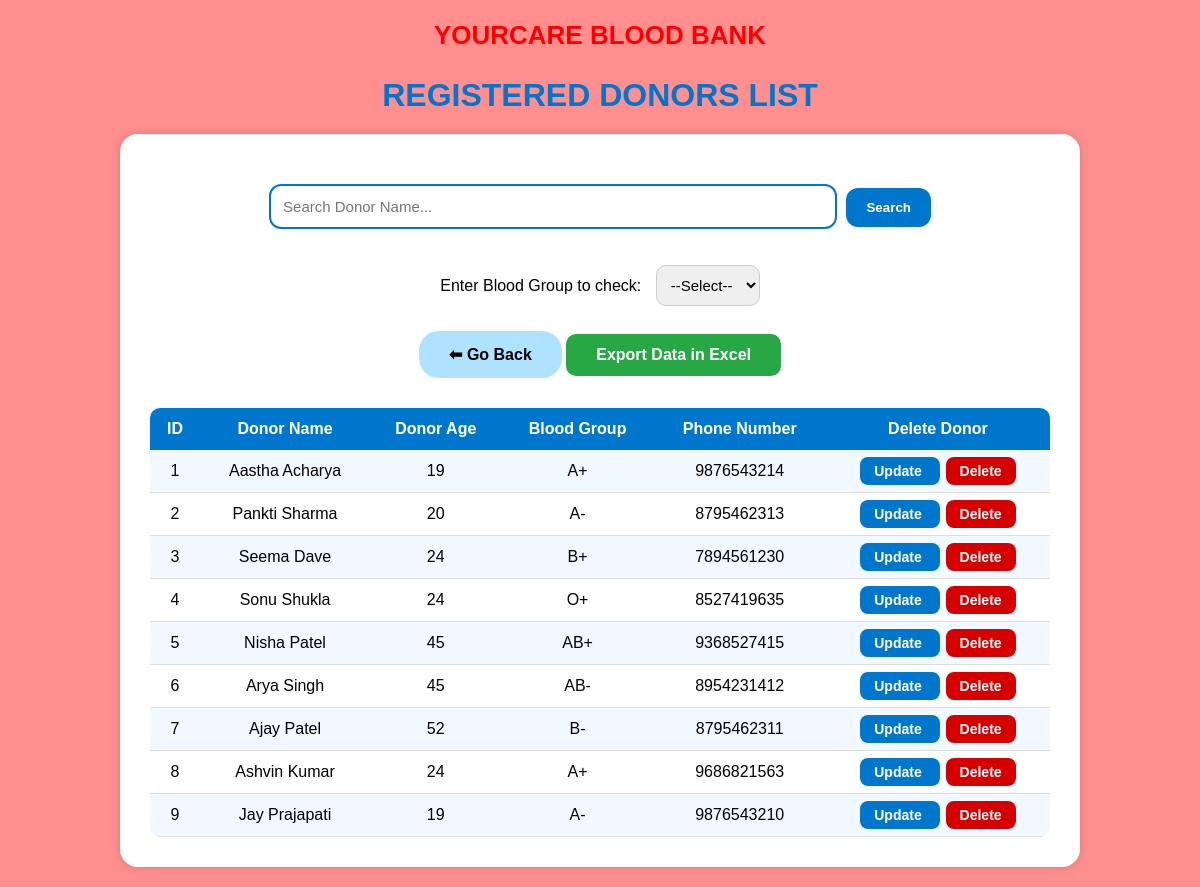
The app's page /donors, older data.
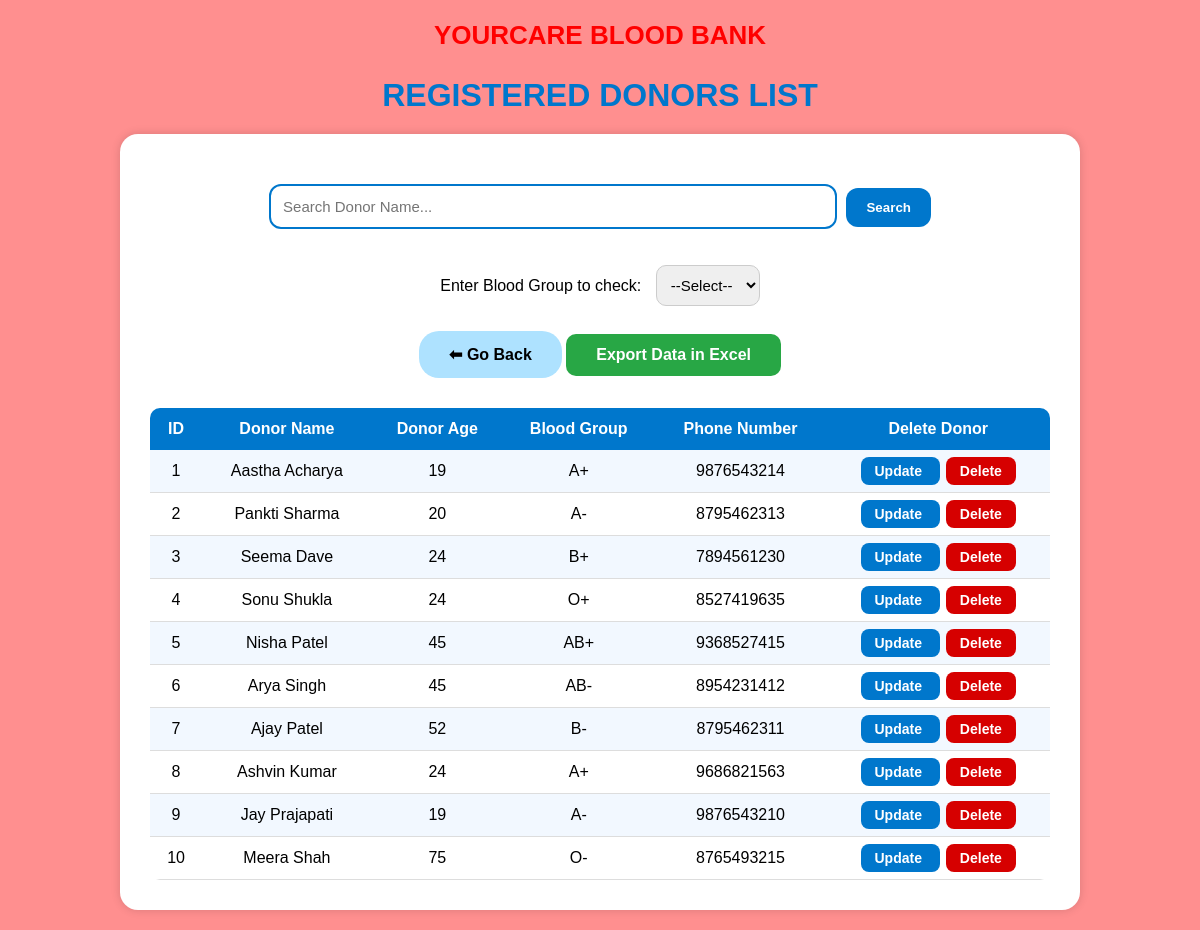
The same page, newer data.
### tables this page shows
CREATE TABLE donors (
            id INTEGER PRIMARY KEY AUTOINCREMENT,
            name TEXT NOT NULL,
            age INTEGER NOT NULL,
            blood_group TEXT NOT NULL,
            phone TEXT NOT NULL
        );

### app.py (the view)
@app.route('/donors')
def donors():
    bg = request.args.get('bg')
    search = request.args.get('search')
    conn = get_db_connection()
    cursor = conn.cursor()
    query = "SELECT * FROM donors WHERE 1=1"
    params = []
    if bg:
        query += " AND lower(blood_group) = ?"
        params.append(bg.lower())
    if search:
        query += " AND lower(name) LIKE ?"
        params.append("%" + search.lower() + "%")
    cursor.execute(query, params)
    donor_list = cursor.fetchall()
    conn.close()
    return render_template('donors.html', donors=donor_list)

### app.py (called while the page is built)
def get_db_connection():
    conn = sqlite3.connect('donors.db')
    cursor = conn.cursor()
    cursor.execute("""
        CREATE TABLE IF NOT EXISTS donors (
            id INTEGER PRIMARY KEY AUTOINCREMENT,
            name TEXT NOT NULL,
            age INTEGER NOT NULL,
            blood_group TEXT NOT NULL,
            phone TEXT NOT NULL
        )
    """)
    conn.commit()
    return conn

### templates/donors.html (shortened to what this page needs)
<!DOCTYPE html>
<html lang="en">
<head>
</head>
<body>
    <h3>YOURCARE BLOOD BANK</h3>
    <h1>REGISTERED DONORS LIST</h1>
    <div class="container">
        <form method="get" style="margin-top: 20px; text-align: center;">
            <input
                type="text"
                name="search"
                placeholder="Search Donor Name..."
                value="{{ request.args.get('search', '') }}"
                style="
                    width: 60%;
                    padding: 12px;
                    border-radius: 12px;
                    border: 2px solid #0077cc;
                    font-size: 15px;
                "
                >
            <button type="submit" style="
                padding: 12px 20px;
                background: #0077cc;
                color: white;
                font-weight: bold;
                border: none;
                border-radius: 12px;
                cursor: pointer;
                margin-left: 5px;
            ">Search</button>
        </form>
        <br><br>
        <form method="get">
            <label>Enter Blood Group to check:</label>
            <select name="bg" onchange="this.form.submit()">
                <option>--Select--</option>
            </select>
        </form>
        <a href="/" style="
            display: inline-block;
            padding: 14px 30px;
            margin-top: 25px;
            background-color: #aee2ff;
            color: black;
            font-weight: bold;
            border-radius: 20px;
            text-decoration: none;
            ">
            ⬅ Go Back
        </a>
        <a href="/export_csv" class="button" style="background: #28a745;">Export Data in Excel</a>
        <table>
            <tr>
                <th>ID</th>
                <th>Donor Name</th>
                <th>Donor Age</th>
                <th>Blood Group</th>
                <th>Phone Number</th>
                <th>Delete Donor</th>
            </tr>
            {% for d in donors %}
            <tr>
                <td>{{ d[0] }}</td>
                <td>{{ d[1] }}</td>
                <td>{{ d[2] }}</td>
                <td>{{ d[3].upper() }}</td>
                <td>{{ d[4] }}</td>
                <td>
                    <a href="/update?id={{ d[0] }}"
                    onclick="return confirm('Are you sure you want to update this donor?');"
                    style="background:#0077cc; color:white; padding:6px 14px; border-radius:8px; text-decoration:none; font-weight:bold; font-size:14px; margin-right:6px;">
                    Update
                    </a>
                    <a href="#"
                    onclick="confirmDelete({{ d[0] }})"
                    style="background:#d60000; color:white; padding:6px 14px; border-radius:8px; text-decoration:none; font-weight:bold; font-size:14px;">
                    Delete
                    </a>
                </td>
            </tr>
            {% endfor %}
        </table>
    </div>
</body>
</html>

Row changes from the older to the newer data that the page shows:
added donors: id "10", name "Meera Shah", age "75", blood_group "O-", phone "8765493215"
